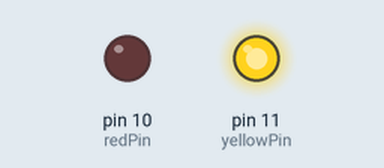
A sketch run on a simulated Arduino Uno, built with avr-gcc and run on an emulated ATmega328P. Parts: output pins drawn as LEDs (lit = HIGH).

Above: at 0.2 s.
At 5.2 s:
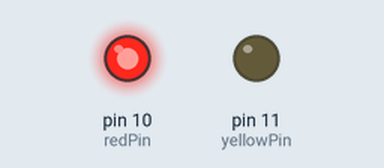
At 9.7 s:
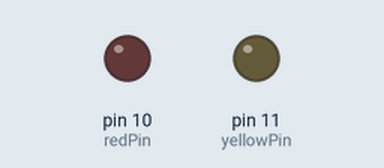
Timing chart, 0 to 10.4 s (numbered marks = the images above):
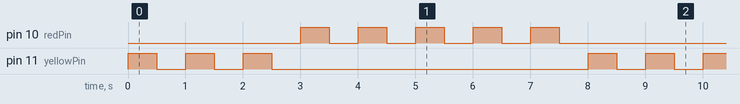

Measured:
- by itself, pin 10 (redPin): repeats every 8.0 s: 4 × (LOW 0.50 s, HIGH 0.50 s), LOW 3.5 s, HIGH 0.50 s
- by itself, pin 11 (yellowPin): repeats every 8.0 s: 2 × (LOW 0.50 s, HIGH 0.50 s), LOW 5.5 s, HIGH 0.50 s
- by itself, everything shown: repeats every 8.0 s, in 16 steps

The sketch:

forloops.ino
```cpp
int yellowPin=11;
int redPin=10;
int yellowTime=500;
int redTime=500;
int yellowBlink=3;
int redBlink=5;
int j;

void setup() {
  // put your setup code here, to run once:
pinMode(yellowPin, OUTPUT);
pinMode(redPin, OUTPUT);
Serial.begin(9600);
}

void loop() {
  for(j=1; j<=yellowBlink; j+=1) {
digitalWrite(yellowPin, HIGH);
delay(yellowTime);
digitalWrite(yellowPin, LOW);
delay(yellowTime);
  }

  for(j=1; j<=redBlink; j+=1) {
digitalWrite(redPin, HIGH);
delay(redTime);
digitalWrite(redPin, LOW);
delay(redTime);
  }
}
```
